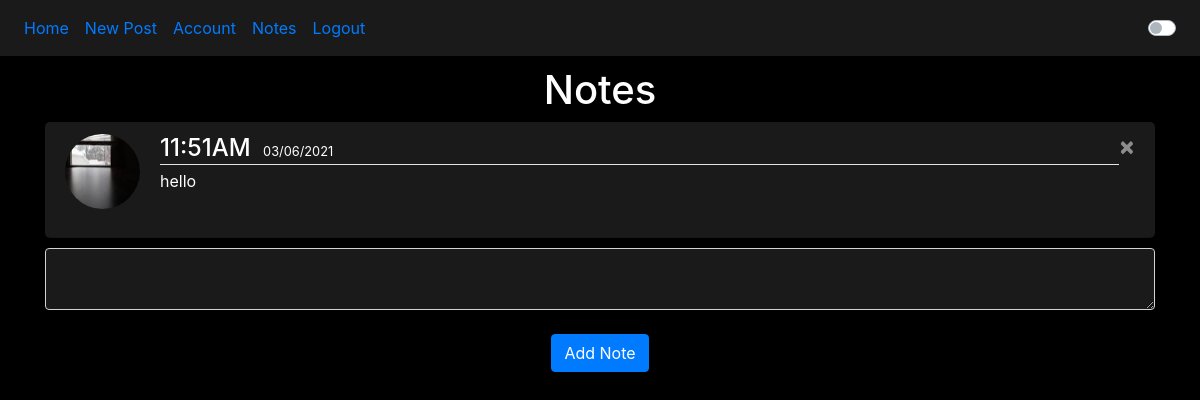
The app's page /notes (signed in) with its own data.
### website/models.py (models this page shows)
class Note(db.Model):
    id = db.Column(db.Integer, primary_key=True)
    data = db.Column(db.String(10000))
    date = db.Column(db.DateTime, default=datetime.now())
    user_id = db.Column(db.Integer, db.ForeignKey('user.id'))

class User(db.Model, UserMixin):
    id = db.Column(db.Integer, primary_key=True)
    username = db.Column(db.String(20), unique=True)
    email = db.Column(db.String(150), unique=True)
    image_file = db.Column(db.String(20), default='default.jpg')
    password = db.Column(db.String(150))
    first_name = db.Column(db.String(150))
    notes = db.relationship('Note')
    posts = db.relationship('Post', backref='author')

### website/views.py (the view, shortened to what this page needs)
@views.route('/notes', methods=['GET', 'POST'])
@login_required
def notes():
    image_file = url_for('static', filename='images/' + current_user.image_file)
    return render_template("notes.html", user=current_user, image_file=image_file)

### website/__init__.py (called while the page is built)
def create_app():
    app = Flask(__name__)
    app.config['SECRET_KEY'] = '15s3d4fff5359g5k3y58t41b2v8t8y4h5j22x5ss2d45f5f'
    app.config['SQLALCHEMY_DATABASE_URI'] = f'sqlite:///{DB_NAME}'
    db.init_app(app)
    from .views import views
    from .auth import auth
    app.register_blueprint(auth, url_prefix='/')
    app.register_blueprint(views, url_prefix='/')
    from .models import User, Note
    create_database(app)
    login_manager = LoginManager()
    login_manager.login_view = 'auth.login'
    login_manager.init_app(app)
    @login_manager.user_loader
    def load_user(id):
        return User.query.get(int(id))
    return app

### website/templates/notes.html (shortened to what this page needs)
{% extends "base.html" %}
{% block content %}
    <h1 align="center">Notes</h1>
    <ul class="list-group list-group-flush" id="notes">
        {% for note in user.notes %}
        <li class="content list-group-item" style="border-radius: 5px; margin-bottom: 10px;">
            <div class="media">
                <img class="rounded-circle note-img" src="{{ url_for('static', filename='images/' + current_user.image_file) }}">
                <div class="media-body overflow">
                    <div class="title-underline">
                        <h4 class="mr-2" style="display: inline;">{{ note.date.strftime('%I:%M%p') }}</h4>
                        <small>{{ note.date.strftime('%m/%d/%Y') }}</small>
                    </div>
                        {{ note.data }}
                </div>
                <button style="color: white" type="button" class="close" onClick="deleteNote({{ note.id }})">
                    <span aria-hidden="true">&times;</span>
                </button>
            </div>
        </li>
        {% endfor %}
    </ul>
    <form method="POST">
        <textarea name="note" id="note" class="content form-control"></textarea>
        <br>
        <div align="center">
            <button type="submit" class="btn btn-primary">Add Note</button>
        </div>
    </form>
{% endblock %}

### website/static/main.css (style rules this page uses)
body { background-color: black; color: white; }
.content { background-color: #1A1A1B; color: white; }
.note-img { height: 75px; width: 75px; margin-right: 20px; margin-bottom: 16px; }
.title-underline { padding-bottom: 1px; margin-bottom: 4px; border-bottom: 1px solid #e3e3e3 }
.overflow { word-break: break-all; }

### records on screen
Note: image_file (picture), date "11:51AM", date "03/06/2021", data "hello"
